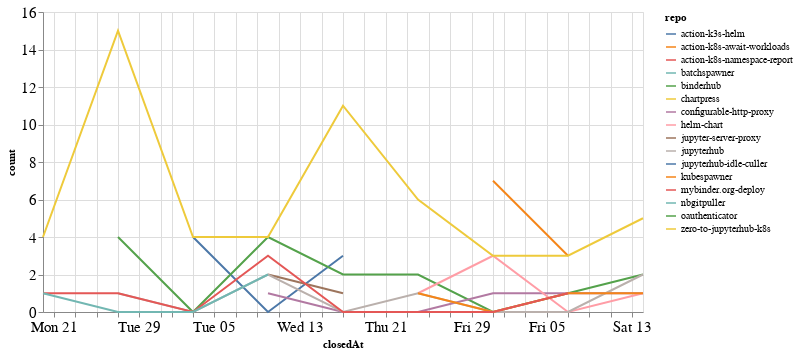

The cell this chart's notebook holds for it:
### Code cell
closed_by_time = closed_by.groupby('repo').resample('W', on='closedAt').count()['author'].reset_index()
closed_by_time = closed_by_time.rename(columns={'author': 'count'})

alt.Chart(closed_by_time, width=600).mark_line().encode(
    x='closedAt',
    y='count',
    color='repo',
    tooltip="repo"
)

### Figure 1 — Vega-Lite specification as saved in the notebook (floating-point values rounded to 4 significant figures)
{"config": {"axisLeft": {"labelFontSize": 15}, "axisBottom": {"labelFontSize": 15}}, "data": {"name": "data-a7b42287d2ff11f37a1427275637a6d3"}, "mark": "line", "encoding": {"color": {"type": "nominal", "field": "repo"}, "tooltip": {"type": "nominal", "field": "repo"}, "x": {"type": "temporal", "field": "closedAt"}, "y": {"type": "quantitative", "field": "count"}}, "width": 600, "$schema": "https://vega.github.io/schema/vega-lite/v4.8.1.json", "datasets": {"data-a7b42287d2ff11f37a1427275637a6d3": [{"repo": "action-k3s-helm", "closedAt": "2021-01-03T00:00:00", "count": 4}, {"repo": "action-k3s-helm", "closedAt": "2021-01-10T00:00:00", "count": 0}, {"repo": "action-k3s-helm", "closedAt": "2021-01-17T00:00:00", "count": 3}, {"repo": "action-k8s-await-workloads", "closedAt": "2021-01-31T00:00:00", "count": 7}, {"repo": "action-k8s-await-workloads", "closedAt": "2021-02-07T00:00:00", "count": 3}, {"repo": "action-k8s-namespace-report", "closedAt": "2021-02-07T00:00:00", "count": 1}, {"repo": "batchspawner", "closedAt": "2021-01-31T00:00:00", "count": 4}, {"repo": "binderhub", "closedAt": "2020-12-27T00:00:00", "count": 4}, {"repo": "binderhub", "closedAt": "2021-01-03T00:00:00", "count": 0}, {"repo": "binderhub", "closedAt": "2021-01-10T00:00:00", "count": 4}, {"repo": "binderhub", "closedAt": "2021-01-17T00:00:00", "count": 2}, {"repo": "binderhub", "closedAt": "2021-01-24T00:00:00", "count": 2}, {"repo": "binderhub", "closedAt": "2021-01-31T00:00:00", "count": 0}, {"repo": "binderhub", "closedAt": "2021-02-07T00:00:00", "count": 1}, {"repo": "binderhub", "closedAt": "2021-02-14T00:00:00", "count": 2}, {"repo": "chartpress", "closedAt": "2021-01-24T00:00:00", "count": 1}, {"repo": "configurable-http-proxy", "closedAt": "2021-01-10T00:00:00", "count": 1}, {"repo": "configurable-http-proxy", "closedAt": "2021-01-17T00:00:00", "count": 0}, {"repo": "configurable-http-proxy", "closedAt": "2021-01-24T00:00:00", "count": 0}, {"repo": "configurable-http-proxy", "closedAt": "2021-01-31T00:00:00", "count": 1}, {"repo": "configurable-http-proxy", "closedAt": "2021-02-07T00:00:00", "count": 1}, {"repo": "configurable-http-proxy", "closedAt": "2021-02-14T00:00:00", "count": 1}, {"repo": "helm-chart", "closedAt": "2021-01-24T00:00:00", "count": 1}, {"repo": "helm-chart", "closedAt": "2021-01-31T00:00:00", "count": 3}, {"repo": "helm-chart", "closedAt": "2021-02-07T00:00:00", "count": 0}, {"repo": "helm-chart", "closedAt": "2021-02-14T00:00:00", "count": 1}, {"repo": "jupyter-server-proxy", "closedAt": "2021-01-10T00:00:00", "count": 2}, {"repo": "jupyter-server-proxy", "closedAt": "2021-01-17T00:00:00", "count": 1}, {"repo": "jupyterhub", "closedAt": "2020-12-27T00:00:00", "count": 1}, {"repo": "jupyterhub", "closedAt": "2021-01-03T00:00:00", "count": 0}, {"repo": "jupyterhub", "closedAt": "2021-01-10T00:00:00", "count": 2}, {"repo": "jupyterhub", "closedAt": "2021-01-17T00:00:00", "count": 0}, {"repo": "jupyterhub", "closedAt": "2021-01-24T00:00:00", "count": 1}, {"repo": "jupyterhub", "closedAt": "2021-01-31T00:00:00", "count": 0}, {"repo": "jupyterhub", "closedAt": "2021-02-07T00:00:00", "count": 0}, {"repo": "jupyterhub", "closedAt": "2021-02-14T00:00:00", "count": 2}, {"repo": "jupyterhub-idle-culler", "closedAt": "2021-01-31T00:00:00", "count": 1}, {"repo": "kubespawner", "closedAt": "2021-01-24T00:00:00", "count": 1}, {"repo": "kubespawner", "closedAt": "2021-01-31T00:00:00", "count": 0}, {"repo": "kubespawner", "closedAt": "2021-02-07T00:00:00", "count": 1}, {"repo": "kubespawner", "closedAt": "2021-02-14T00:00:00", "count": 1}, {"repo": "mybinder.org-deploy", "closedAt": "2020-12-20T00:00:00", "count": 1}, {"repo": "mybinder.org-deploy", "closedAt": "2020-12-27T00:00:00", "count": 1}, {"repo": "mybinder.org-deploy", "closedAt": "2021-01-03T00:00:00", "count": 0}, {"repo": "mybinder.org-deploy", "closedAt": "2021-01-10T00:00:00", "count": 3}, {"repo": "mybinder.org-deploy", "closedAt": "2021-01-17T00:00:00", "count": 0}, {"repo": "mybinder.org-deploy", "closedAt": "2021-01-24T00:00:00", "count": 0}, {"repo": "mybinder.org-deploy", "closedAt": "2021-01-31T00:00:00", "count": 0}, {"repo": "mybinder.org-deploy", "closedAt": "2021-02-07T00:00:00", "count": 1}, {"repo": "nbgitpuller", "closedAt": "2020-12-20T00:00:00", "count": 1}, {"repo": "nbgitpuller", "closedAt": "2020-12-27T00:00:00", "count": 0}, {"repo": "nbgitpuller", "closedAt": "2021-01-03T00:00:00", "count": 0}, {"repo": "nbgitpuller", "closedAt": "2021-01-10T00:00:00", "count": 2}, {"repo": "oauthenticator", "closedAt": "2021-02-07T00:00:00", "count": 1}, {"repo": "zero-to-jupyterhub-k8s", "closedAt": "2020-12-20T00:00:00", "count": 4}, {"repo": "zero-to-jupyterhub-k8s", "closedAt": "2020-12-27T00:00:00", "count": 15}, {"repo": "zero-to-jupyterhub-k8s", "closedAt": "2021-01-03T00:00:00", "count": 4}, {"repo": "zero-to-jupyterhub-k8s", "closedAt": "2021-01-10T00:00:00", "count": 4}, {"repo": "zero-to-jupyterhub-k8s", "closedAt": "2021-01-17T00:00:00", "count": 11}, {"repo": "zero-to-jupyterhub-k8s", "closedAt": "2021-01-24T00:00:00", "count": 6}, {"repo": "zero-to-jupyterhub-k8s", "closedAt": "2021-01-31T00:00:00", "count": 3}, {"repo": "zero-to-jupyterhub-k8s", "closedAt": "2021-02-07T00:00:00", "count": 3}, {"repo": "zero-to-jupyterhub-k8s", "closedAt": "2021-02-14T00:00:00", "count": 5}]}}
